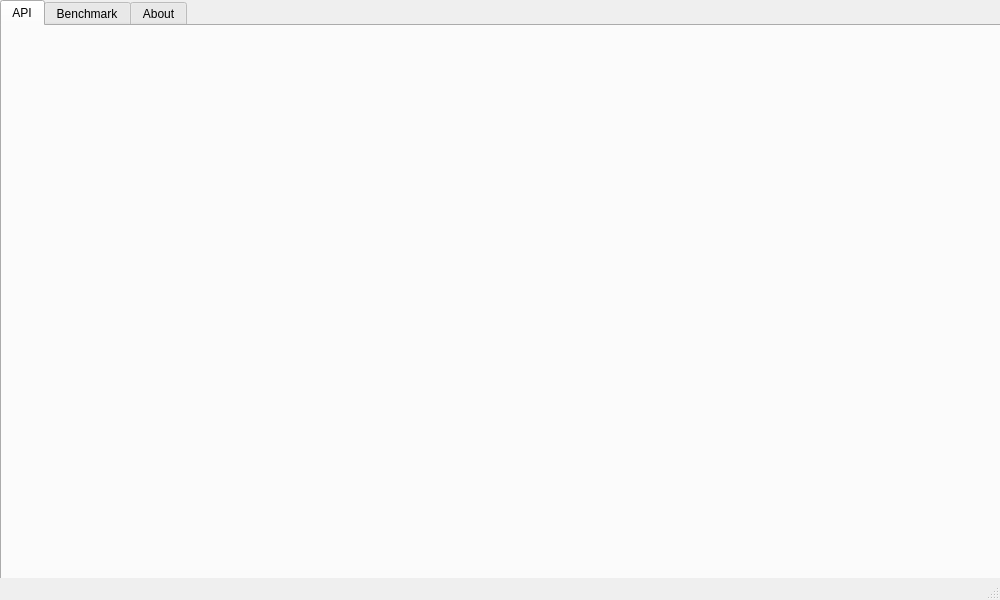
<?xml version="1.0" encoding="UTF-8"?>
<ui version="4.0">
 <class>MainWindow</class>
 <widget class="QMainWindow" name="MainWindow">
  <property name="geometry">
   <rect>
    <x>0</x>
    <y>0</y>
    <width>1000</width>
    <height>600</height>
   </rect>
  </property>
  <property name="windowTitle">
   <string>MainWindow</string>
  </property>
  <widget class="QWidget" name="centralwidget">
   <widget class="QTabWidget" name="tabWidget">
    <property name="geometry">
     <rect>
      <x>0</x>
      <y>0</y>
      <width>1001</width>
      <height>601</height>
     </rect>
    </property>
    <property name="currentIndex">
     <number>0</number>
    </property>
    <widget class="QWidget" name="tab_API">
     <attribute name="title">
      <string>API</string>
     </attribute>
    </widget>
    <widget class="QWidget" name="tab_Benchmark">
     <attribute name="title">
      <string>Benchmark</string>
     </attribute>
    </widget>
    <widget class="QWidget" name="tab_About">
     <attribute name="title">
      <string>About</string>
     </attribute>
    </widget>
   </widget>
  </widget>
  <widget class="QStatusBar" name="statusbar"/>
 </widget>
 <resources/>
 <connections/>
</ui>
